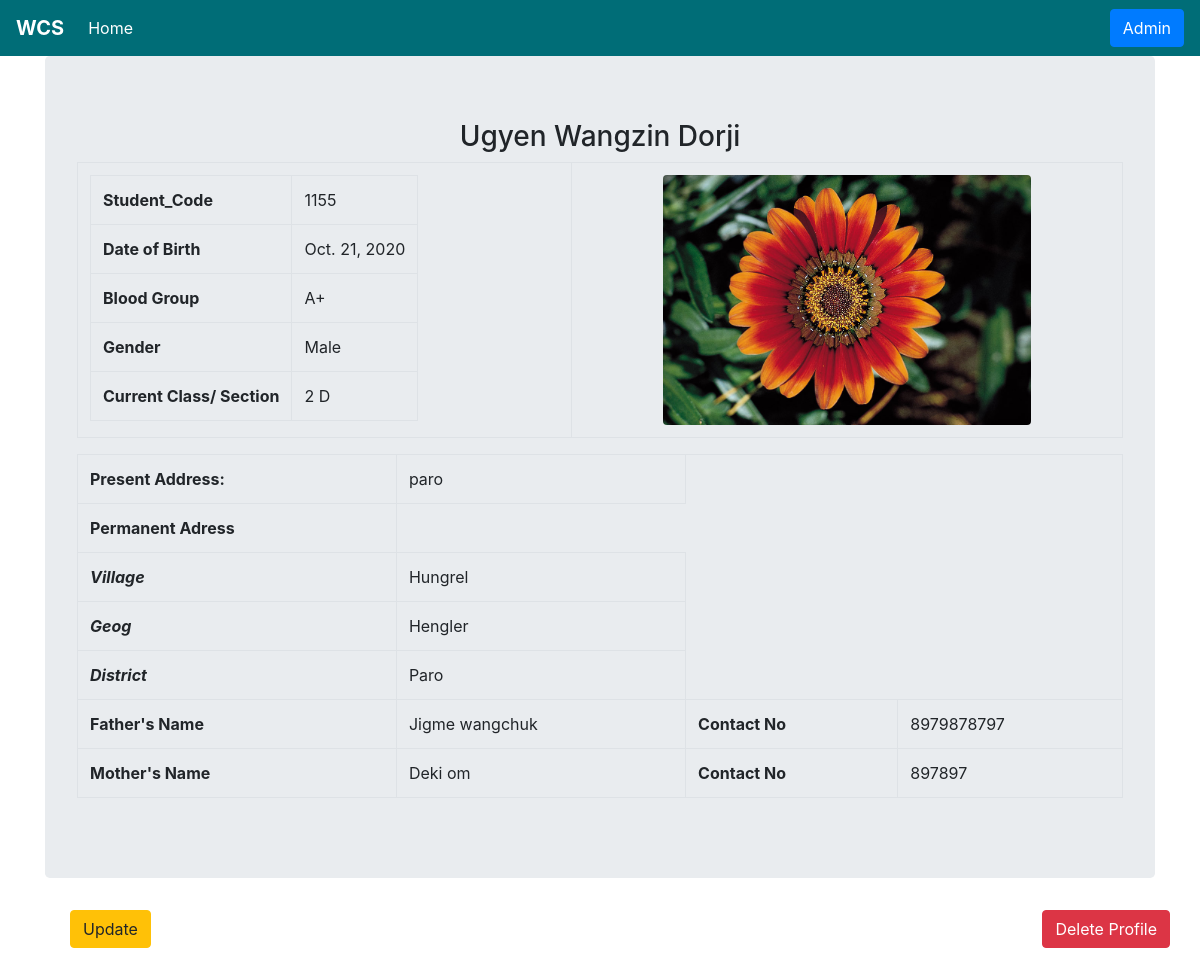
Page /student_info/2 on the committed database.
### studentinfo/models.py (models this page shows, shortened)
class StudentDetails(models.Model):
    sections = [('A', 'A'),('B', 'B'),('C','C'),('D','D'),('E','E'),('F','F'),('G','G')]
    class_list = [('PP','PP'),('1','1'),('2','2'),('3','3'),('4','4'),('5','5'),('6','6'),('7','7'),('8','8'),('9','9'),('10','10')]
    blood_group_list = [('A+','A+'),('A-','A-'),('B+','B+'),('B-','B-'),('AB+','AB+'),('AB-','AB-'),('O+','O+'),('O-','O-')]
    gender_list =[('Male','Male'),('Female','Female')]
    Student_Code = models.CharField(max_length=17, unique=True)
    First_Name = models.CharField(max_length=100)
    Middle_Name = models.CharField(max_length=100, blank=True)
    Surname = models.CharField(max_length=100)
    Date_of_Birth = models.DateField()
    Blood_Group =models.CharField(max_length=4, null=True, choices=blood_group_list)
    Gender = models.CharField(max_length=20, null=True, choices=gender_list)
    Class = models.CharField(max_length=2, choices=class_list)
    Section = models.CharField(max_length=2, choices=sections)
    Village = models.CharField(max_length=100)
    Geog = models.CharField(max_length=100)
    Dzongkhag = models.CharField(max_length=100)
    Present_Adress = models.CharField(max_length=200)
    Name_of_Father = models.CharField(max_length=100)
    Contact_No1 = models.IntegerField()
    Name_of_Mother = models.CharField(max_length=100)
    Contact_No2 = models.IntegerField()
    Profile_photo = models.ImageField(max_length=264, null=True, blank=True)
    Infomation_Entered_on = models.DateTimeField(default=timezone.now)

### studentinfo/views.py (the view)
# urls.py: path('<int:pk>', views.StudentDetailView.as_view(), name='detail'),
class StudentDetailView(DetailView):
    context_object_name = 'student_detail'
    model = models.StudentDetails
    template_name = 'studentinfo/student_detail.html'

### studentinfo/templates/studentinfo/student_detail.html (shortened to what this page needs)
{% extends "studentinfo/studentinfo_base.html" %}
{% block content %}
<div class="container">
  <div class="jumbotron">
    <h3 class="text-center">{{student_detail.First_Name}} {{student_detail.Middle_Name}} {{student_detail.Surname}}
  </h3>
        <table  class="table table-bordered table-hover">
          <tr>
            <td>
              <table>
                <tr>
                  <th>Student_Code</th>
                  <td>{{student_detail.Student_Code}}</td>
                </tr>
                <tr>
                  <th>Date of Birth</th>
                  <td>{{student_detail.Date_of_Birth}}</td>
                </tr>
                <tr>
                  <th>Blood Group</th>
                  <td>{{student_detail.Blood_Group}}</td>
                </tr>
                <tr>
                  <th>Gender</th>
                  <td>{{student_detail.Gender}}</td>
                </tr>
                <tr>
                  <th>Current Class/ Section</th>
                  <td>{{student_detail.Class}}  {{student_detail.Section}}</td>
                </tr>
              </table>
            </td>
            <td>  {% if student_detail.Profile_photo %}
               <img class="rounded mx-auto d-block" src="{{student_detail.Profile_photo.url}}" height="250" alt="No Image"/>
               {% endif %}
             </td>
        </table>
        <table  class="table table-bordered table-hover">
          <tr>
            <th>Present Address:</th>
            <td>{{student_detail.Present_Adress}}</td>
          </tr>
          <tr>
            <th>Permanent Adress</th>
          </tr>
          <tr>
            <th><i>Village</i></th>
            <td>{{student_detail.Village}}</td>
          </tr>
          <tr>
            <th><i>Geog</i></th>
            <td>{{student_detail.Geog}}</td>
          </tr>
          <tr>
            <th><i>District</i></th>
            <td>{{student_detail.Dzongkhag}}</td>
          </tr>
          <tr>
            <th>Father's Name</th>
            <td>{{student_detail.Name_of_Father}}</td>
            <th>Contact No</th>
            <td>{{student_detail.Contact_No1}}</td>
          </tr>
          <tr>
            <th>Mother's Name</th>
            <td>{{student_detail.Name_of_Mother}} </td>
            <th>Contact No</th>
            <td>{{student_detail.Contact_No2}}</td>
          </tr>
        </table>
  </div>
</div>
<div class="container">
  <div class="row ">
    <ul class=" mr-auto">
      <a class="btn btn-warning " href="{% url 'studentinfo:update' pk=student_detail.pk %}">Update</a>
    </ul>
    <ul class="ml-auto">
      <a class="btn btn-danger" href="{% url 'studentinfo:delete' pk=student_detail.pk %}">Delete Profile</a>
    </ul>
  </div>
</div>
{% endblock %}

### studentinfo/templates/studentinfo/studentinfo_base.html (shortened to what this page needs)
{% load static %}
<!DOCTYPE html>
<html lang="en" dir="ltr">
  <head>
    <link rel="stylesheet" href="{% static 'bootstrap-4.5.3-dist/css/bootstrap.min.css' %}">
  </head>
  <body>
        <nav class="navbar navbar-expand-lg navbar-light" style="background-color:#006d77;" ><a class="navbar-brand" style="color:white;"><b>WCS</b></a>
              <div class="collapse navbar-collapse" id="navbarSupportedContent">
                {% if user.is_authenticated %}
                <ul class="navbar-nav mr-auto">
                  <li class="nav-item"><a class="nav-link" style="color:white;" class="nav-link" href="{% url 'admin:index' %}">Admin</a></li>
                  <li class="nav-item active"><a style="color:white;"class="nav-link" href="{% url 'index' %}">Home <span class="sr-only">(current)</span></a></li>
                  <li class="nav-item"><a style="color:white;" class="nav-link" href="{% url 'studentinfo:list' %}">Students List</a></li>
                  <li class="nav-item"><a style="color:white;" class="nav-link" href="{% url 'studentinfo:create' %}">Create Profile</a></li>
                </ul>
                <ul class="navbar-nav ml-auto">
                  <li class="btn btn"><a class="btn btn-secondary" style="color:white;" class="nav-link" href="{% url 'change_password' %}">Change Password</a></li>
                  <li class="btn btn"><a class="btn btn-primary" style="color:white;" class="nav-link" href="{% url 'user_logout' %}">Logout</a></li>
                </ul>
                {% else %}
                <ul class="navbar-nav mr-auto">
                  <li class="nav-item active"><a style="color:white;"class="nav-link" href="{% url 'index' %}">Home <span class="sr-only"></a></li>
                </ul>
                <ul class="navbar-nav ml-auto">
                    <li class="nav-item"><a class="btn btn-primary" style="color:white;" class="nav-link" href="{% url 'admin:index' %}">Admin</a></li>
                </ul>
                {% endif %}
              </div>
        </nav>
    {% block content%}
    {% endblock %}
  </body>
</html>

### rows in the picture
StudentDetails: First_Name "Ugyen", Middle_Name "Wangzin", Surname "Dorji", Student_Code "1155", Date_of_Birth "Oct. 21, 2020", Blood_Group "A+", Gender "Male", Class "2", Section "D", Profile_photo (picture), Present_Adress "paro", Village "Hungrel", Geog "Hengler", Dzongkhag "Paro", Name_of_Father "Jigme wangchuk", Contact_No1 "8979878797", Name_of_Mother "Deki om", Contact_No2 "897897"
